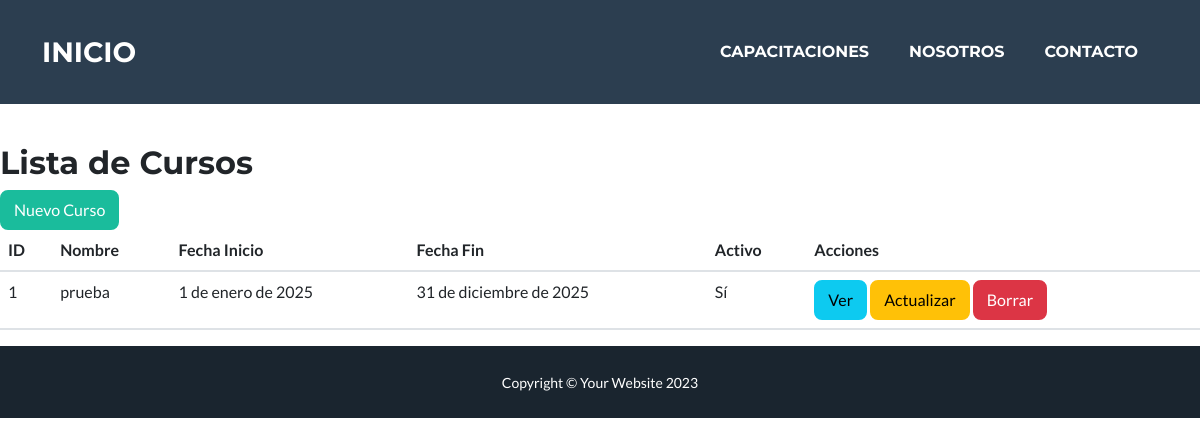
The page /cursos/ on the database as committed earlier.
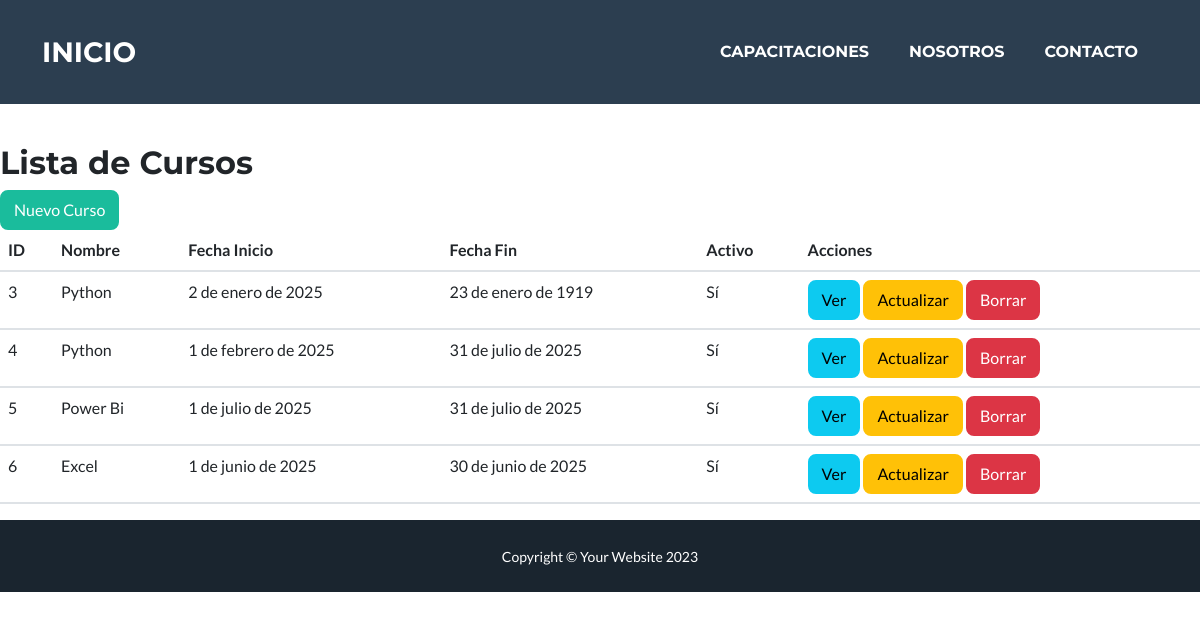
The same page on the database as committed later.
### cursos/models.py (models this page shows, shortened)
class Cursos(models.Model):
    nombre = models.CharField(max_length=200, unique=False)
    comision = models.CharField(max_length=200, blank=True, null=True)
    descripcion = models.TextField(blank=True, null=True)
    fecha_inicio = models.DateField()
    fecha_fin = models.DateField()
    activo = models.BooleanField(default=True)

### cursos/views.py (the view)
# urls.py: path('', CursoRead.as_view(), name='cursos-leer'),
class CursoRead(ListView):
    model = Cursos
    template_name = 'cursos/cursos-leer.html'
    context_object_name = 'cursos'

### cursos/templates/cursos/cursos-leer.html
{% extends 'base.html' %}
{% block content %}
    <h2>Lista de Cursos</h2>
    <a href="{% url 'cursos-crear' %}" class="btn btn-primary">Nuevo Curso</a>
    <table class="table">
        <thead>
            <tr>
                <th>ID</th>
                <th>Nombre</th>
                <th>Fecha Inicio</th>
                <th>Fecha Fin</th>
                <th>Activo</th>
                <th>Acciones</th>
            </tr>
        </thead>
        <tbody>
            {% for curso in cursos %}
                <tr>
                    <td>{{ curso.id }}</td>
                    <td>{{ curso.nombre }}</td>
                    <td>{{ curso.fecha_inicio }}</td>
                    <td>{{ curso.fecha_fin }}</td>
                    <td>{{ curso.activo|yesno:"Sí,No" }}</td>
                    <td>
                        <a href="{% url 'cursos-detallar' curso.id %}" class="btn btn-info">Ver</a>
                        <a href="{% url 'cursos-actualizar' curso.id %}" class="btn btn-warning">Actualizar</a>
                        <a href="{% url 'cursos-borrar' curso.id %}" class="btn btn-danger">Borrar</a>
                    </td>
                </tr>
            {% endfor %}
        </tbody>
    </table>
{% endblock %}

### cursos/templates/base.html (shortened to what this page needs)
{% load static %}
<!DOCTYPE html>
<html lang="en">
    <head>
        <link href="{% static 'css/styles.css'%}" rel="stylesheet" />
    </head>
    <body id="page-top">
        <nav class="navbar navbar-expand-lg bg-secondary text-uppercase fixed-top" id="mainNav">
            <div class="container">
                <a class="navbar-brand" href="{% url 'inicio' %}">Inicio</a>
                <div class="collapse navbar-collapse" id="navbarResponsive">
                    <ul class="navbar-nav ms-auto">
                        <li class="nav-item mx-0 mx-lg-1"><a class="nav-link py-3 px-0 px-lg-3 rounded" href="#portfolio">Capacitaciones</a></li>
                        <li class="nav-item mx-0 mx-lg-1"><a class="nav-link py-3 px-0 px-lg-3 rounded" href="#about">Nosotros</a></li>
                        <li class="nav-item mx-0 mx-lg-1"><a class="nav-link py-3 px-0 px-lg-3 rounded" href="#contact">Contacto</a></li>
                    </ul>
                </div>
            </div>
        </nav>
        <br>
        <br>
        <br>
        <br>
        <br>
        <br>
        {% block content %}
        {% endblock %}
        <div class="copyright py-4 text-center text-white">
            <div class="container"><small>Copyright &copy; Your Website 2023</small></div>
        </div>
    </body>
</html>

Rows that differ between the two databases and show on the page:
removed Cursos: id "1", nombre "prueba", fecha_inicio "1 de enero de 2025", fecha_fin "31 de diciembre de 2025", activo "Sí"
added Cursos: id "3", nombre "Python", fecha_inicio "2 de enero de 2025", fecha_fin "23 de enero de 1919", activo "Sí"
added Cursos: id "4", nombre "Python", fecha_inicio "1 de febrero de 2025", fecha_fin "31 de julio de 2025", activo "Sí"
added Cursos: id "5", nombre "Power Bi", fecha_inicio "1 de julio de 2025", fecha_fin "31 de julio de 2025", activo "Sí"
added Cursos: id "6", nombre "Excel", fecha_inicio "1 de junio de 2025", fecha_fin "30 de junio de 2025", activo "Sí"
